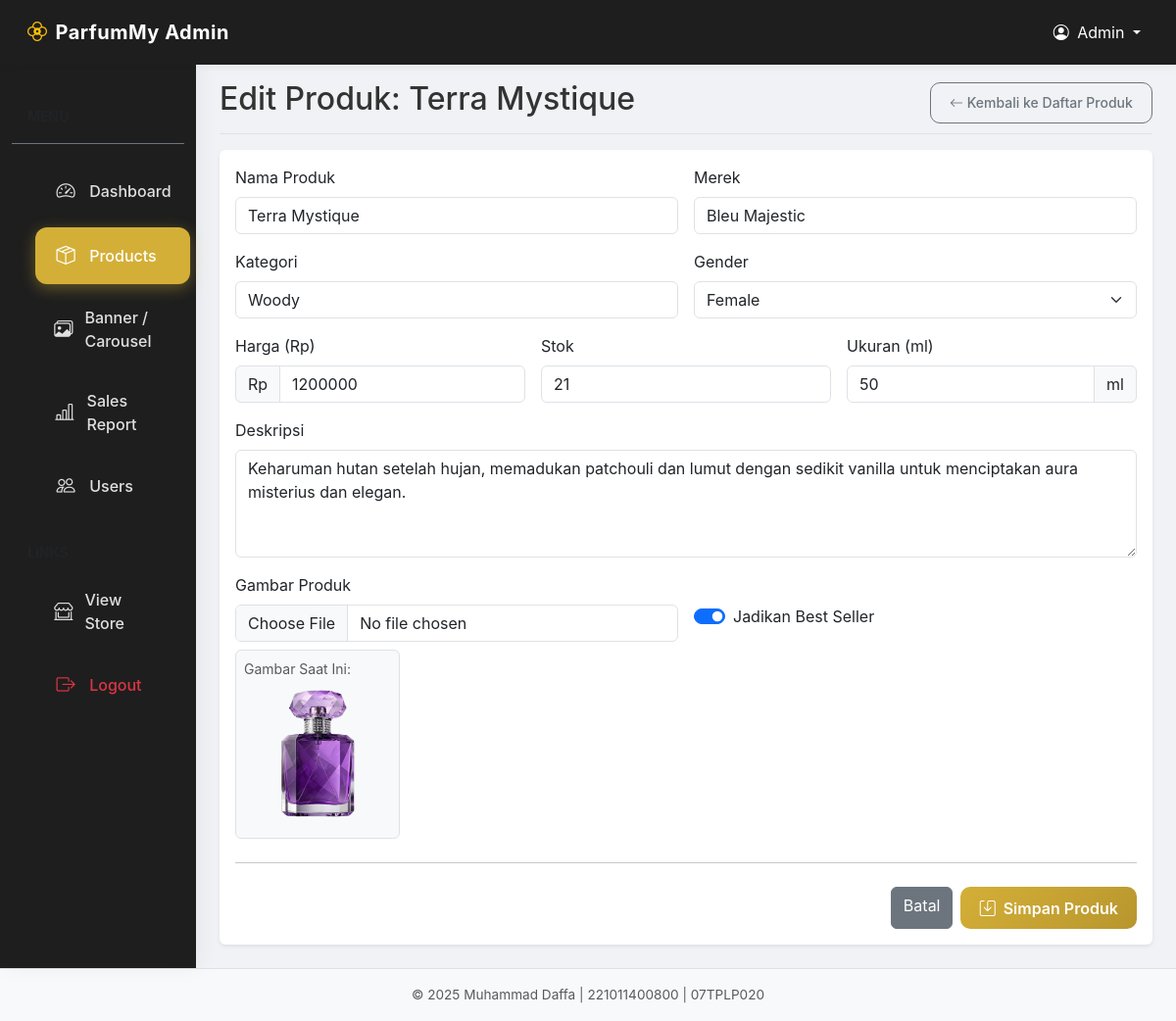
Page /admin/product_form.php?id=2 (signed in) on the committed database.
### tables this page shows
CREATE TABLE `parfums` (
  `id` int(11) NOT NULL,
  `nama` varchar(255) NOT NULL,
  `merek` varchar(100) NOT NULL,
  `kategori` varchar(100) DEFAULT NULL,
  `gender` enum('Male','Female','Unisex') NOT NULL,
  `ukuran` int(11) NOT NULL,
  `harga` int(11) NOT NULL,
  `stok` int(11) NOT NULL,
  `deskripsi` text DEFAULT NULL,
  `image_path` varchar(255) DEFAULT NULL,
  `is_best_seller` tinyint(1) NOT NULL DEFAULT 0
);

### models/DB.php (called while the page is built)
<?php
class DB {
    private $host = 'localhost';
    private $user = 'root';
    private $pass = '';
    private $dbname = 'toko_parfum';
    private $pdo;
    public function __construct() {
        $dsn = "mysql:host={$this->host};dbname={$this->dbname}";
        try {
            $this->pdo = new PDO($dsn, $this->user, $this->pass);
            $this->pdo->setAttribute(PDO::ATTR_ERRMODE, PDO::ERRMODE_EXCEPTION);
            $this->pdo->exec("SET SESSION innodb_lock_wait_timeout = 5");
        } catch (PDOException $e) {
            die("Koneksi Database Gagal: " . $e->getMessage());
        }
    }
    public function getConnection() {
        return $this->pdo;
    }
}
?>

### models/ParfumManager.php (called while the page is built, shortened)
<?php
require_once __DIR__ . '/DB.php';
require_once __DIR__ . '/Parfum.php';
class ParfumManager {
    private $conn;
    public function __construct() {
        $this->db = new DB();
        $this->conn = $this->db->getConnection();
    }
    public function readById($id) {
        $sql = "SELECT * FROM parfums WHERE id = ?";
        $stmt = $this->conn->prepare($sql);
        $stmt->execute([$id]);
        $row = $stmt->fetch(PDO::FETCH_ASSOC);
        if ($row) {
            $p = new Parfum();
            $p->setId($row['id']);
            $p->setNama($row['nama']);
            $p->setMerek($row['merek']);
            $p->setKategori($row['kategori']);
            $p->setGender($row['gender']);
            $p->setUkuran($row['ukuran']);
            $p->setHarga($row['harga']);
            $p->setStok($row['stok']);
            $p->setDeskripsi($row['deskripsi']);
            if (isset($row['image_path'])) {
                $p->setImagePath($row['image_path']);
            }
            if (isset($row['is_best_seller'])) {
                $p->setIsBestSeller($row['is_best_seller']);
            }
            return $p;
        }
        return null;
    }
}
?>

### models/Parfum.php (called while the page is built, shortened)
<?php
class Parfum {
    private $nama;
    private $merek;
    private $kategori;
    private $gender;
    private $ukuran;
    private $harga;
    private $stok;
    private $deskripsi;
    private $image_path;
    private $is_best_seller;
    public function getNama() { return $this->nama; }
    public function getMerek() { return $this->merek; }
    public function getKategori() { return $this->kategori; }
    public function getGender() { return $this->gender; }
    public function getUkuran() { return $this->ukuran; }
    public function getHarga() { return $this->harga; }
    public function getStok() { return $this->stok; }
    public function getDeskripsi() { return $this->deskripsi; }
    public function getImagePath() { return $this->image_path; }
    public function getIsBestSeller() { return (int)$this->is_best_seller; }
    public function setNama($nama) { $this->nama = $nama; }
    public function setMerek($merek) { $this->merek = $merek; }
    public function setKategori($kategori) { $this->kategori = $kategori; }
    public function setGender($gender) { $this->gender = $gender; }
    public function setUkuran($ukuran) { $this->ukuran = $ukuran; }
    public function setHarga($harga) { $this->harga = $harga; }
    public function setStok($stok) { $this->stok = $stok; }
    public function setDeskripsi($deskripsi) { $this->deskripsi = $deskripsi; }
    public function setImagePath($image_path) { $this->image_path = $image_path; }
    public function setIsBestSeller($is_best_seller) { $this->is_best_seller = (int)$is_best_seller; }
}
?>

### admin/product_form.php (the view, shortened to what this page needs)
<?php
require_once '../models/ParfumManager.php';
require_once '../models/Parfum.php';
$parfumManager = new ParfumManager();
$parfum = new Parfum();
$pageTitle = "Tambah Produk Baru";
$isEditMode = false;
if (isset($_GET['id'])) {
    $parfum = $parfumManager->readById((int)$_GET['id']);
    if ($parfum) {
        $pageTitle = "Edit Produk: " . htmlspecialchars($parfum->getNama());
        $isEditMode = true;
    } else {
        $_SESSION['message'] = 'Produk tidak ditemukan.';
        $_SESSION['message_type'] = 'danger';
        header('Location: products.php');
        exit();
    }
}
?>
<!DOCTYPE html>
<html lang="en">
<head>
    <link href="https://cdn.jsdelivr.net/npm/bootstrap@5.3.3/dist/css/bootstrap.min.css" rel="stylesheet">
    <link href="https://cdn.jsdelivr.net/npm/bootstrap-icons@1.11.3/font/bootstrap-icons.css" rel="stylesheet">
    <link rel="stylesheet" href="admin.css">
</head>
<body>
<nav class="navbar navbar-expand-lg navbar-dark bg-dark sticky-top">
    <div class="container-fluid">
        <a class="navbar-brand d-flex align-items-center" href="dashboard.php">
            <i class="bi bi-flower2 me-2 text-warning"></i>
            <span class="fw-bold">ParfumMy Admin</span>
        </a>
        <div class="collapse navbar-collapse" id="navbarContent">
            <ul class="navbar-nav ms-auto mb-2 mb-lg-0">
                <li class="nav-item dropdown">
                    <a class="nav-link dropdown-toggle text-white" href="#" id="navbarDropdown" role="button" data-bs-toggle="dropdown" aria-expanded="false">
                        <i class="bi bi-person-circle me-1"></i> Admin
                    </a>
                </li>
            </ul>
        </div>
    </div>
</nav>
<div class="container-fluid">
    <div class="row">
        <?php include 'includes/sidebar.php'; ?>
        <main role="main" class="col-md-9 ms-sm-auto col-lg-10 px-md-4">
            <div class="d-flex justify-content-between flex-wrap flex-md-nowrap align-items-center pt-3 pb-2 mb-3 border-bottom">
                <h1 class="h2"><?php echo $pageTitle; ?></h1>
                <a href="products.php" class="btn btn-sm btn-outline-secondary">
                    <i class="bi bi-arrow-left"></i> Kembali ke Daftar Produk
                </a>
            </div>
            <div class="card border-0 shadow-sm mb-4">
                <div class="card-body">
                    <form action="process_product.php" method="POST" enctype="multipart/form-data">
                        <div class="row g-3">
                            <div class="col-md-6">
                                <label for="nama" class="form-label">Nama Produk</label>
                                <input type="text" class="form-control" id="nama" name="nama" value="<?php echo htmlspecialchars($parfum->getNama() ?? ''); ?>" required>
                            </div>
                            <div class="col-md-6">
                                <label for="merek" class="form-label">Merek</label>
                                <input type="text" class="form-control" id="merek" name="merek" value="<?php echo htmlspecialchars($parfum->getMerek() ?? ''); ?>" required>
                            </div>
                            <div class="col-md-6">
                                <label for="kategori" class="form-label">Kategori</label>
                                <input type="text" class="form-control" id="kategori" name="kategori" value="<?php echo htmlspecialchars($parfum->getKategori() ?? ''); ?>">
                            </div>
                            <div class="col-md-6">
                                <label for="gender" class="form-label">Gender</label>
                                <select class="form-select" id="gender" name="gender" required>
                                    <option value="Female" <?php echo ($parfum->getGender() ?? '') == 'Female' ? 'selected' : ''; ?>>Female</option>
                                </select>
                            </div>
                            <div class="col-md-4">
                                <label for="harga" class="form-label">Harga (Rp)</label>
                                <div class="input-group">
                                    <span class="input-group-text">Rp</span>
                                    <input type="number" class="form-control" id="harga" name="harga" value="<?php echo (int)($parfum->getHarga() ?? 0); ?>" required>
                                </div>
                            </div>
                            <div class="col-md-4">
                                <label for="stok" class="form-label">Stok</label>
                                <input type="number" class="form-control" id="stok" name="stok" value="<?php echo (int)($parfum->getStok() ?? 0); ?>" required>
                            </div>
                            <div class="col-md-4">
                                <label for="ukuran" class="form-label">Ukuran (ml)</label>
                                <div class="input-group">
                                    <input type="number" class="form-control" id="ukuran" name="ukuran" value="<?php echo (int)($parfum->getUkuran() ?? 0); ?>" required>
                                    <span class="input-group-text">ml</span>
                                </div>
                            </div>
                            <div class="col-12">
                                <label for="deskripsi" class="form-label">Deskripsi</label>
                                <textarea class="form-control" id="deskripsi" name="deskripsi" rows="4"><?php echo htmlspecialchars($parfum->getDeskripsi() ?? ''); ?></textarea>
                            </div>
                            <div class="col-md-6">
                                <label for="image" class="form-label">Gambar Produk</label>
                                <input type="file" class="form-control" id="image" name="image" accept="image/*">
                                <?php if ($isEditMode && $parfum->getImagePath()): ?>
                                    <div class="mt-2 p-2 border rounded bg-light d-inline-block">
                                        <small class="text-muted d-block mb-1">Gambar Saat Ini:</small>
                                        <img src="../<?php echo htmlspecialchars($parfum->getImagePath()); ?>" alt="Current Image" style="max-width: 150px; max-height: 150px; object-fit: cover;" class="rounded">
                                    </div>
                                <?php endif; ?>
                            </div>
                            <div class="col-md-6">
                                <div class="form-check form-switch mt-4 pt-2">
                                    <input class="form-check-input" type="checkbox" role="switch" id="is_best_seller" name="is_best_seller" value="1" <?php echo ($parfum->getIsBestSeller() ?? 0) ? 'checked' : ''; ?>>
                                    <label class="form-check-label" for="is_best_seller">Jadikan Best Seller</label>
                                </div>
                            </div>
                        </div>
                        <hr class="my-4">
                        <div class="d-flex justify-content-end gap-2">
                            <a href="products.php" class="btn btn-secondary">Batal</a>
                            <button type="submit" class="btn btn-primary">
                                <i class="bi bi-save me-1"></i> Simpan Produk
                            </button>
                        </div>
                    </form>
                </div>
            </div>
        </main>
    </div>
</div>
<?php include 'includes/footer.php'; ?>
</body>
</html>

### admin/admin.css (style rules this page uses)
:root { --admin-primary: #d4af37; --admin-primary-hover: #c5a028; --admin-dark: #121212; --admin-light: #f8f9fa; --admin-sidebar-bg: #1e1e1e; --admin-sidebar-text: #e0e0e0; --admin-sidebar-hover: rgba(212, 175, 55, 0.1); --admin-card-bg: #ffffff; --admin-card-shadow: 0 10px 30px rgba(0, 0, 0, 0.05); --admin-border-radius: 16px; --admin-font-family: 'Plus Jakarta Sans', 'Inter', sans-serif; }
body { background-color: #f0f2f5; font-family: var(--admin-font-family); color: #333; }
.btn-primary { background: linear-gradient(135deg, var(--admin-primary), #b8962e); border: none; color: #fff; font-weight: 600; padding: 0.6rem 1.2rem; border-radius: 10px; transition: all 0.3s ease; }
.btn-outline-secondary { border-radius: 10px; padding: 0.6rem 1.2rem; font-weight: 500; }
.navbar-dark.bg-dark { background-color: var(--admin-sidebar-bg) !important; box-shadow: 0 2px 10px rgba(0, 0, 0, 0.05); padding: 0.8rem 1rem; }
.navbar-brand { font-family: var(--admin-font-family); letter-spacing: 0.5px; }

### rows in the picture
parfums: nama "Edit Produk: Terra Mystique", nama "Terra Mystique", merek "Bleu Majestic", kategori "Woody", gender "Female", harga "1200000", stok "21", ukuran "50", deskripsi "Keharuman hutan setelah hujan, memadukan patchouli dan lumut dengan sedikit vanilla untuk menciptakan aura misterius dan elegan.", image_path (picture), is_best_seller "☑"
